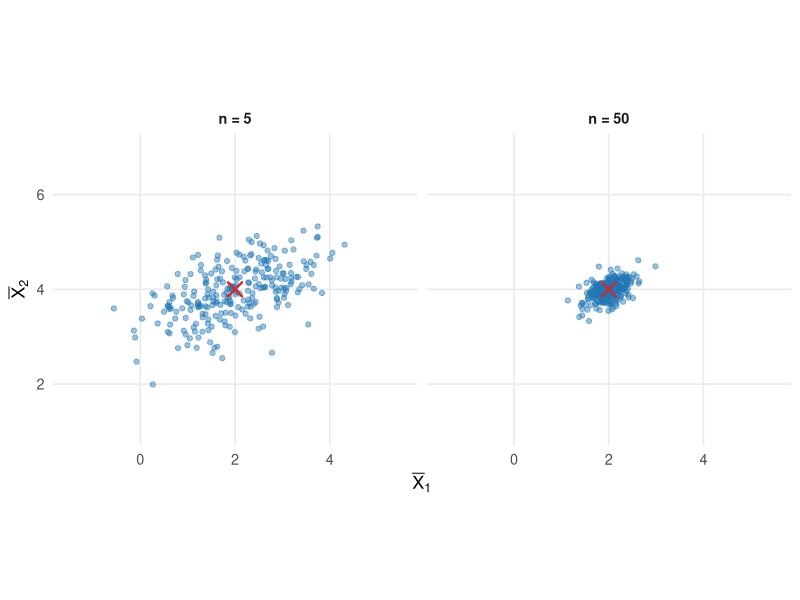
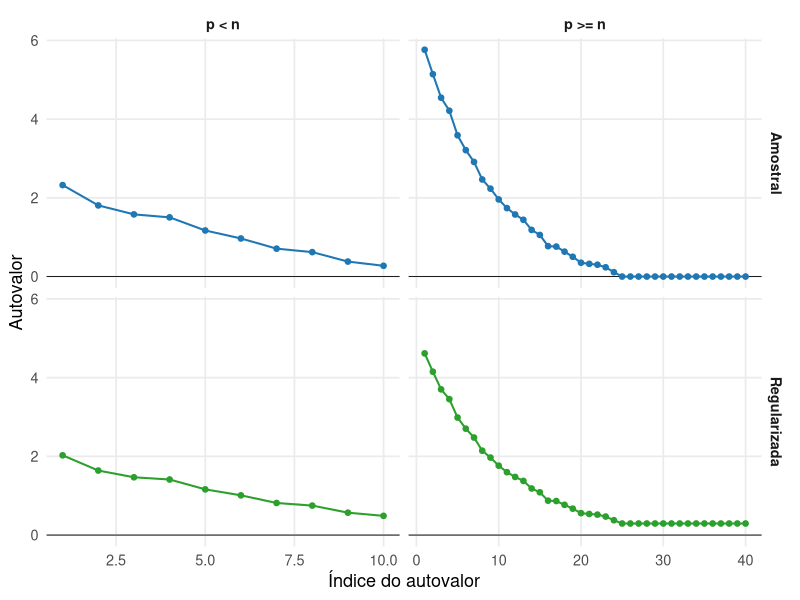

Reproduce these figures in R, in order.
## ---- chunk 1
#| label: fig-variabilidade-media-amostral
#| fig-cap: "Vetores de médias amostrais obtidos em 250 amostras de uma distribuição normal bivariada, para tamanhos amostrais 5 e 50."
#| echo: false
#| warning: false
#| message: false
#| fig-width: 9
#| fig-height: 4.5
#| fig-align: center

set.seed(510)

mu_medias <- c(2, 4)

sigma_medias <- matrix(
  c(
    4.0, 1.6,
    1.6, 2.0
  ),
  nrow = 2,
  byrow = TRUE
)

tamanhos_amostrais <- c(5, 50)
numero_repeticoes <- 250

dados_medias <- do.call(
  rbind,
  lapply(
    tamanhos_amostrais,
    function(n_atual) {
      medias_simuladas <- t(
        replicate(
          numero_repeticoes,
          colMeans(
            MASS::mvrnorm(
              n = n_atual,
              mu = mu_medias,
              Sigma = sigma_medias
            )
          )
        )
      )

      data.frame(
        Media1 = medias_simuladas[, 1],
        Media2 = medias_simuladas[, 2],
        Tamanho = factor(
          paste0(
            "n = ",
            n_atual
          ),
          levels = paste0(
            "n = ",
            tamanhos_amostrais
          )
        )
      )
    }
  )
)

dados_centro <- data.frame(
  Media1 = rep(
    mu_medias[1],
    length(
      tamanhos_amostrais
    )
  ),
  Media2 = rep(
    mu_medias[2],
    length(
      tamanhos_amostrais
    )
  ),
  Tamanho = factor(
    paste0(
      "n = ",
      tamanhos_amostrais
    ),
    levels = paste0(
      "n = ",
      tamanhos_amostrais
    )
  )
)

ggplot2::ggplot(
  dados_medias,
  ggplot2::aes(
    x = Media1,
    y = Media2
  )
) +
  ggplot2::geom_point(
    alpha = 0.45,
    size = 1.5,
    colour = "#1f77b4"
  ) +
  ggplot2::geom_point(
    data = dados_centro,
    ggplot2::aes(
      x = Media1,
      y = Media2
    ),
    inherit.aes = FALSE,
    shape = 4,
    size = 4,
    stroke = 1.2,
    colour = "#d62728"
  ) +
  ggplot2::facet_wrap(
    ~Tamanho
  ) +
  ggplot2::coord_equal(
    xlim = c(-1.5, 5.5),
    ylim = c(1.0, 7.0)
  ) +
  ggplot2::labs(
    x = expression(
      bar(X)[1]
    ),
    y = expression(
      bar(X)[2]
    )
  ) +
  ggplot2::theme_minimal(
    base_size = 13
  ) +
  ggplot2::theme(
    panel.grid.minor = ggplot2::element_blank(),
    strip.text = ggplot2::element_text(
      face = "bold"
    )
  )
## ---- chunk 2
#| label: fig-espectro-regularizacao-covariancia
#| fig-cap: "Espectros da matriz de covariâncias amostral e de sua versão regularizada em dois regimes dimensionais."
#| echo: false
#| warning: false
#| message: false
#| fig-width: 9
#| fig-height: 6
#| fig-align: center

set.seed(610)

gerar_espectro <- function(
  n,
  p,
  regime,
  lambda = 0.25
) {
  variancias <- seq(
    2.0,
    0.3,
    length.out = p
  )

  matriz_dados <- matrix(
    stats::rnorm(
      n * p
    ),
    nrow = n,
    ncol = p
  ) %*%
    diag(
      sqrt(
        variancias
      ),
      nrow = p
    )

  matriz_covariancias <- stats::cov(
    matriz_dados
  )

  tau <- mean(
    diag(
      matriz_covariancias
    )
  )

  matriz_regularizada <-
    (1 - lambda) *
    matriz_covariancias +
    lambda *
    tau *
    diag(
      p
    )

  autovalores_amostrais <- pmax(
    eigen(
      matriz_covariancias,
      symmetric = TRUE,
      only.values = TRUE
    )$values,
    0
  )

  autovalores_regularizados <- eigen(
    matriz_regularizada,
    symmetric = TRUE,
    only.values = TRUE
  )$values

  rbind(
    data.frame(
      Indice = seq_len(
        p
      ),
      Autovalor = autovalores_amostrais,
      Matriz = "Amostral",
      Regime = regime
    ),
    data.frame(
      Indice = seq_len(
        p
      ),
      Autovalor = autovalores_regularizados,
      Matriz = "Regularizada",
      Regime = regime
    )
  )
}

dados_espectros <- rbind(
  gerar_espectro(
    n = 80,
    p = 10,
    regime = "p < n"
  ),
  gerar_espectro(
    n = 25,
    p = 40,
    regime = "p >= n"
  )
)

dados_espectros$Matriz <- factor(
  dados_espectros$Matriz,
  levels = c(
    "Amostral",
    "Regularizada"
  )
)

dados_espectros$Regime <- factor(
  dados_espectros$Regime,
  levels = c(
    "p < n",
    "p >= n"
  )
)

ggplot2::ggplot(
  dados_espectros,
  ggplot2::aes(
    x = Indice,
    y = Autovalor,
    colour = Matriz
  )
) +
  ggplot2::geom_hline(
    yintercept = 0,
    linewidth = 0.3
  ) +
  ggplot2::geom_line(
  linewidth = 0.7,
  show.legend = FALSE
) +
ggplot2::geom_point(
  size = 1.6,
  show.legend = FALSE
) +
  ggplot2::facet_grid(
  Matriz ~ Regime,
  scales = "free_x"
) +
ggplot2::scale_colour_manual(
  values = c(
    "Amostral" = "#1f77b4",
    "Regularizada" = "#2ca02c"
  )
) +
ggplot2::labs(
    x = "Índice do autovalor",
    y = "Autovalor"
  ) +
  ggplot2::theme_minimal(
  base_size = 13
) +
  ggplot2::theme(
    panel.grid.minor = ggplot2::element_blank(),
    strip.text = ggplot2::element_text(
      face = "bold"
    )
  )
